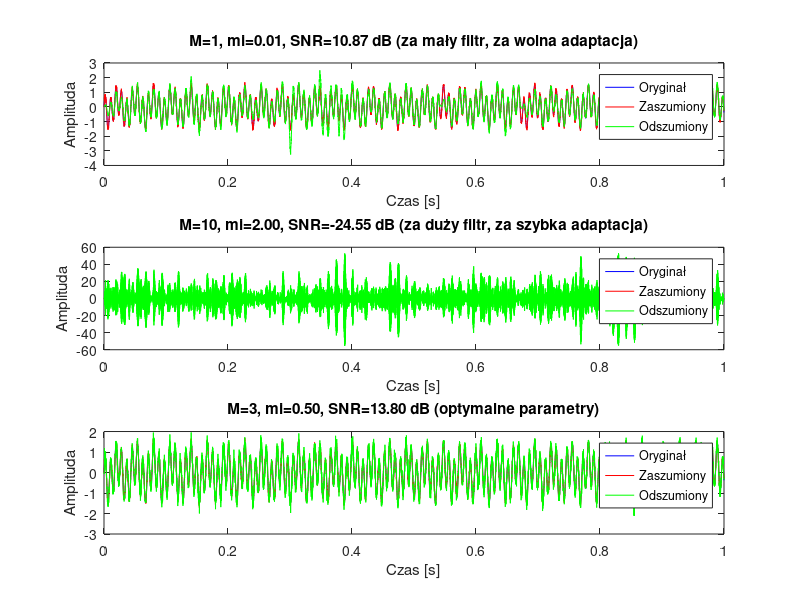

The MATLAB script that drew this image: (Note: this script raises an error after producing the figure.)
clear; close all; clc;

%% 1. Generowanie sygnału z dwiema harmonicznymi
fs = 8000;
t = 0:1/fs:1 - 1/fs;
A1 = -0.5; f1 = 34.2;
A2 = 1; f2 = 115.5;
dref = A1*sin(2*pi*f1*t) + A2*sin(2*pi*f2*t);

% Dodawanie szumu
noise_levels = [10, 20, 40];
d_noisy = cell(1,3);
for i = 1:3
    d_noisy{i} = awgn(dref, noise_levels(i), 'measured');
end

%% 2. Dobór parametrów filtra (M i mi)
% Parametry do przetestowania
M_values = [1, 10, 3];         % Różne długości filtra (skrajne i optymalny)
mi_values = [0.01, 2.0, 0.5];  % Różne wartości współczynnika adaptacji (skrajne i optymalny)
use_NLMS = true;               % Wybór algorytmu NLMS

% Testowanie dla różnych wartości parametrów
SNRdB_results = zeros(length(M_values), 1);
d = d_noisy{2};  % Używamy szumu o SNR=20dB
output_signals = cell(length(M_values), 1);
error_signals = cell(length(M_values), 1);
filter_weights = cell(length(M_values), 1);

% Przetwarzanie dla każdego zestawu parametrów
for param_idx = 1:length(M_values)
    M = M_values(param_idx);
    mi = mi_values(param_idx);

    % Przygotowanie wejścia
    x = [d(1), d(1:end-1)];

    % Inicjalizacja zmiennych
    y = zeros(length(x), 1);
    e = zeros(length(x), 1);
    bx = zeros(M, 1);
    h = zeros(M, 1);

    % Główna pętla filtra
    for n = 1:length(x)
        bx = [x(n); bx(1:M-1)];
        y(n) = h' * bx;
        e(n) = d(n) - y(n);

        % Aktualizacja wag
        if use_NLMS
            h = h + mi * e(n) * bx / (bx'*bx + 1e-6); % NLMS
        else
            h = h + mi * e(n) * bx; % LMS
        end
    end

    % Zapisanie wyników
    output_signals{param_idx} = y;
    error_signals{param_idx} = e;
    filter_weights{param_idx} = h;

    % Obliczenie SNR
    error = dref(:) - y(:); % Zapewnienie, że oba wektory są w tym samym formacie kolumnowym
    SNRdB_results(param_idx) = 10*log10(mean(dref(:).^2)/mean(error.^2));
end

% Wybór optymalnych parametrów na podstawie SNR
[best_snr, best_idx] = max(SNRdB_results);
fprintf('Najlepsze SNR: %.2f dB dla M=%d, mi=%.2f\n', best_snr, M_values(best_idx), mi_values(best_idx));

% Wykresy porównawcze parametrów
figure;
subplot(3,1,1);
plot(t, dref, 'b', t, d, 'r', t, output_signals{1}, 'g');
title(sprintf('M=%d, mi=%.2f, SNR=%.2f dB (za mały filtr, za wolna adaptacja)', M_values(1), mi_values(1), SNRdB_results(1)));
legend('Oryginał', 'Zaszumiony', 'Odszumiony');
xlabel('Czas [s]'); ylabel('Amplituda');

subplot(3,1,2);
plot(t, dref, 'b', t, d, 'r', t, output_signals{2}, 'g');
title(sprintf('M=%d, mi=%.2f, SNR=%.2f dB (za duży filtr, za szybka adaptacja)', M_values(2), mi_values(2), SNRdB_results(2)));
legend('Oryginał', 'Zaszumiony', 'Odszumiony');
xlabel('Czas [s]'); ylabel('Amplituda');

subplot(3,1,3);
plot(t, dref, 'b', t, d, 'r', t, output_signals{3}, 'g');
title(sprintf('M=%d, mi=%.2f, SNR=%.2f dB (optymalne parametry)', M_values(3), mi_values(3), SNRdB_results(3)));
legend('Oryginał', 'Zaszumiony', 'Odszumiony');
xlabel('Czas [s]'); ylabel('Amplituda');

% Ustaw parametry do dalszej części kodu
M = M_values(3);          % Długość filtra
mi = mi_values(3);        % Współczynnik szybkości adaptacji NLMS

%% 3. Sygnał SFM
fc = 1000; delta_f = 500; fm = 0.25;
beta = delta_f/fm;
dref_sfm = cos(2*pi*fc*t + beta*sin(2*pi*fm*t));

% Przetwarzanie dla SFM
d_sfm_noisy = awgn(dref_sfm, 20, 'measured');
x_sfm = [d_sfm_noisy(1), d_sfm_noisy(1:end-1)];

% Inicjalizacja zmiennych dla SFM
y_sfm = []; h_sfm = zeros(M,1); bx_sfm = zeros(M,1);

for n = 1:length(x_sfm)
    bx_sfm = [x_sfm(n); bx_sfm(1:M-1)];
    y_sfm(n) = h_sfm' * bx_sfm;
    e_sfm = d_sfm_noisy(n) - y_sfm(n);

    if use_NLMS
        h_sfm = h_sfm + mi * e_sfm * bx_sfm / (bx_sfm'*bx_sfm + 1e-6);
    else
        h_sfm = h_sfm + mi * e_sfm * bx_sfm;
    end
end

% Obliczanie SNRdB dla SFM
error_sfm = dref_sfm - y_sfm;
SNRdB_sfm = 10*log10(mean(dref_sfm.^2)/mean(error_sfm.^2));

%% 4. Sygnał mowy
[mowa, fs_mowa] = audioread('mowa8000.wav');
mowa = mean(mowa, 2);                  % Konwersja na mono
mowa = resample(mowa, fs, fs_mowa);    % Dostosowanie częstotliwości
mowa = mowa(1:fs);                     % Przycięcie do 1 sekundy
mowa = mowa(:);                        % Wymuszenie orientacji kolumnowej

d_mowa_noisy = awgn(mowa, 20, 'measured');
x_mowa = [d_mowa_noisy(1); d_mowa_noisy(1:end-1)];

% Parametry do przetwarzania mowy
M = 4;                          % Długość filtra
mi = 0.2;                       % Współczynnik szybkości adaptacji NLMS
use_NLMS = true;

% Inicjalizacja dla mowy
y_mowa = zeros(length(x_mowa), 1);     % Prealokacja
h_mowa = zeros(M, 1);
bx_mowa = zeros(M, 1);

for n = 1:length(x_mowa)
    bx_mowa = [x_mowa(n); bx_mowa(1:M-1)];
    y_mowa(n) = h_mowa' * bx_mowa;
    e_mowa = d_mowa_noisy(n) - y_mowa(n);

    if use_NLMS
        h_mowa = h_mowa + mi * e_mowa * bx_mowa / (bx_mowa'*bx_mowa + 1e-6);
    else
        h_mowa = h_mowa + mi * e_mowa * bx_mowa;
    end
end

y_mowa = y_mowa(:);                    % Konwersja na kolumnę
error_mowa = mowa(1:length(y_mowa)) - y_mowa;
SNRdB_mowa = 10*log10(mean(mowa.^2)/mean(error_mowa.^2));

%% Wykresy
% Dla sygnału harmonicznego
figure;
subplot(2,1,1);
plot(t, dref, 'b', t, d_noisy{2}, 'r', t, y, 'g');
legend('Oryginał', 'Zaszumiony', 'Odszumiony');
title('Porównanie sygnałów harmonicznych');
xlabel('Czas [s]'); ylabel('Amplituda');

subplot(2,1,2);
[H, f] = freqz(h, 1, 1024, fs);
plot(f, 20*log10(abs(H)));
title('Charakterystyka amplitudowa filtru (harmoniczne)');
xlabel('Częstotliwość [Hz]'); ylabel('Amplituda [dB]');

% Dla sygnału SFM
figure;
subplot(2,1,1);
plot(t, dref_sfm, 'b', t, d_sfm_noisy, 'r', t, y_sfm, 'g');
legend('Oryginał SFM', 'Zaszumiony SFM', 'Odszumiony SFM');
title('Porównanie sygnałów SFM');
xlabel('Czas [s]'); ylabel('Amplituda');

subplot(2,1,2);
[H_sfm, f_sfm] = freqz(h_sfm, 1, 1024, fs);
plot(f_sfm, 20*log10(abs(H_sfm)));
title('Charakterystyka amplitudowa filtru (SFM)');
xlabel('Częstotliwość [Hz]'); ylabel('Amplituda [dB]');

% Dla sygnału mowy
figure;
subplot(2,1,1);
plot(t, mowa, 'b', t, d_mowa_noisy, 'r', t, y_mowa, 'g');
legend('Oryginał mowa', 'Zaszumiony mowa', 'Odszumiony mowa');
title('Porównanie sygnału mowy');
xlabel('Czas [s]'); ylabel('Amplituda');

subplot(2,1,2);
[H_mowa, f_mowa] = freqz(h_mowa, 1, 1024, fs);
plot(f_mowa, 20*log10(abs(H_mowa)));
title('Charakterystyka amplitudowa filtru (mowa)');
xlabel('Częstotliwość [Hz]'); ylabel('Amplituda [dB]');

%% Funkcja pomocnicza do obliczania SNR
function snr = calculate_SNR(original, denoised)
error = original - denoised;
signal_power = mean(original.^2);
noise_power = mean(error.^2);
snr = 10*log10(signal_power/noise_power);
end
